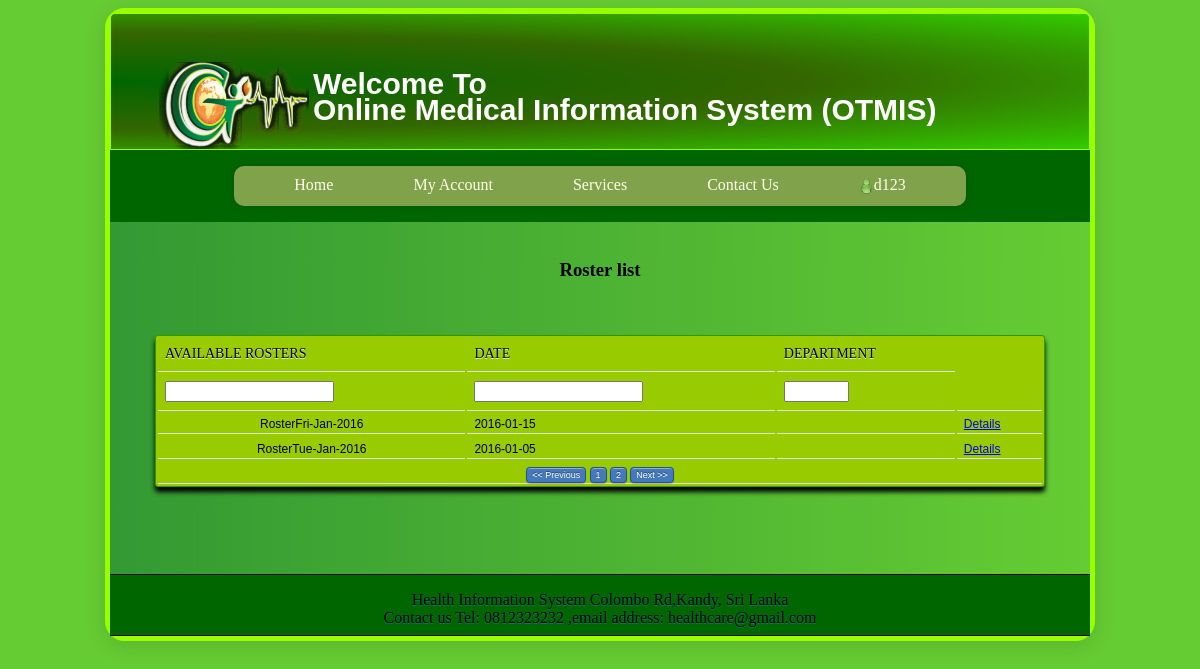
The page /rosterList.php (signed in) on the database its author committed.
### tables this page shows
CREATE TABLE IF NOT EXISTS `rosters` (
  `rosterId` varchar(20) NOT NULL,
  `empId` char(4) NOT NULL,
  `date` date NOT NULL,
  `description` varchar(50) NOT NULL,
  `department` varchar(50) NOT NULL,
  PRIMARY KEY (`rosterId`)
);

### rosterListController.php (the view, shortened to what this page needs)
<?php
function getRosterList(){
			$db = new DBAccess();
			$dbConnection = $db->initConnection();
			$str = "";
			$sql = "SELECT rosterId, date, department from rosters";
	 	$str .='<h3 align="center">Roster list</h3><br><br><table id="table" class="example table-autopage:5 table-stripeclass:alternate" style="width: 100%;" align="">
		<thead>
		<tr>
			<th class="rosters">AVAILABLE ROSTERS</th>
			<th class="filterable">DATE</th>
			<th class="filterable">DEPARTMENT</th>
		</tr
		<tr>
			<th><input align="center" name="filter" size="18" onkeyup="Table.filter(this,this)"></th>
			<th><input align="center" name="filter" size="18" onkeyup="Table.filter(this,this)"></th>
			<th align="center"><input id="appNo" size="5px" align="center" name="filter" onkeyup="Table.filter(this,this)"></th>
			<th>&nbsp;&nbsp;&nbsp;</th>
		</tr>
	</thead>
	<tbody>';
			$query=mysql_query($sql,$dbConnection) or die("SQL Error ".mysql_error());
			while($rows=mysql_fetch_array($query)){
			$str .="<tr>
							<td align='center'>".$rows["rosterId"]."</td>
							<td>".$rows["date"]."</td>
							<td>".$rows["department"]."</td>
							<td><a href='viewRosterDetails.php?no=".$rows["rosterId"]."'>Details</a></td>
						<tr>";
			}
			$str=$str.'<tbody><tfoot>
					<td align="center" colspan="5">
						<a style="cursor:pointer;font-size:9px;font-weight:100;" class="paging-link" onclick="pageexample(\'previous\'); return false;">&lt;&lt;&nbsp;Previous</a>
						<a style="cursor:pointer;font-size:9px;font-weight:100;" id="page1" class="pagelink paging-link" onclick="pageexample(0); return false;">1</a>
						<a style="cursor:pointer;font-size:9px;font-weight:100;" id="page2" class="pagelink paging-link" onclick="pageexample(1); return false;">2</a>
						<a style="cursor:pointer;font-size:9px;font-weight:100;" class="paging-link" onclick="pageexample(\'next\'); return false;">Next&nbsp;&gt;&gt;
					</td>';
		$str=$str.'</tfoot></table><br><br><br><br>';
			echo $str;
}

### css/sty.css (style rules this page uses)
body { background-color: #66CC33; }

### rosterList.php (style rules this page uses)
.paging-link { text-decoration: none; padding: 2px 5px; background: #4479BA; color: #FFF;-webkit-border-radius: 4px; -moz-border-radius: 4px; border-radius: 4px; border: solid 1px #20538D; text-shadow: 0 -1px 0 rgba(0, 0, 0, 0.4); -webkit-box-shadow: inset 0 1px 0 rgba(255, 255, 255, 0.4), 0 1px 1px rgba(0, 0, 0, 0.2); -moz-box-shadow: inset 0 1px 0 rgba(255, 255, 255, 0.4), 0 1px 1px rgba(0, 0, 0, 0.2); box-shadow: inset 0 1px 0 rgba(255, 255, 255, 0.4), 0 1px 1px rgba(0, 0, 0, 0.2); }
#table { border: 1px solid #339900; background-color:#99CC00; box-shadow: 0px 5px 5px #000000; width: 118.3%; -moz-border-radius: 10px; -webkit-border-radius: 10px; border-radius: 3px; font-family: Arial,"Bitstream Vera Sans",Helvetica,Verdana,sans-serif; color: #000000; }
#table td, #table th { border-top-color: black; border-bottom: 1px solid #DFDFDF; color: #000; }
#table th { text-shadow: rgba(255, 255, 255, 0.796875) 0px 1px 0px; font-family: Georgia,"Times New Roman","Bitstream Charter",Times,serif; font-weight: normal; padding: 7px 7px 8px; text-align: left; line-height: 1.3em; font-size: 14px; }
#table td { font-size: 12px; padding: 4px 7px 2px; vertical-align: top; }

### rows shown on the page
rosters: rosterId "RosterFri-Jan-2016", date "2016-01-15"
rosters: rosterId "RosterTue-Jan-2016", date "2016-01-05"

### other values the page prints
$user "d123"
